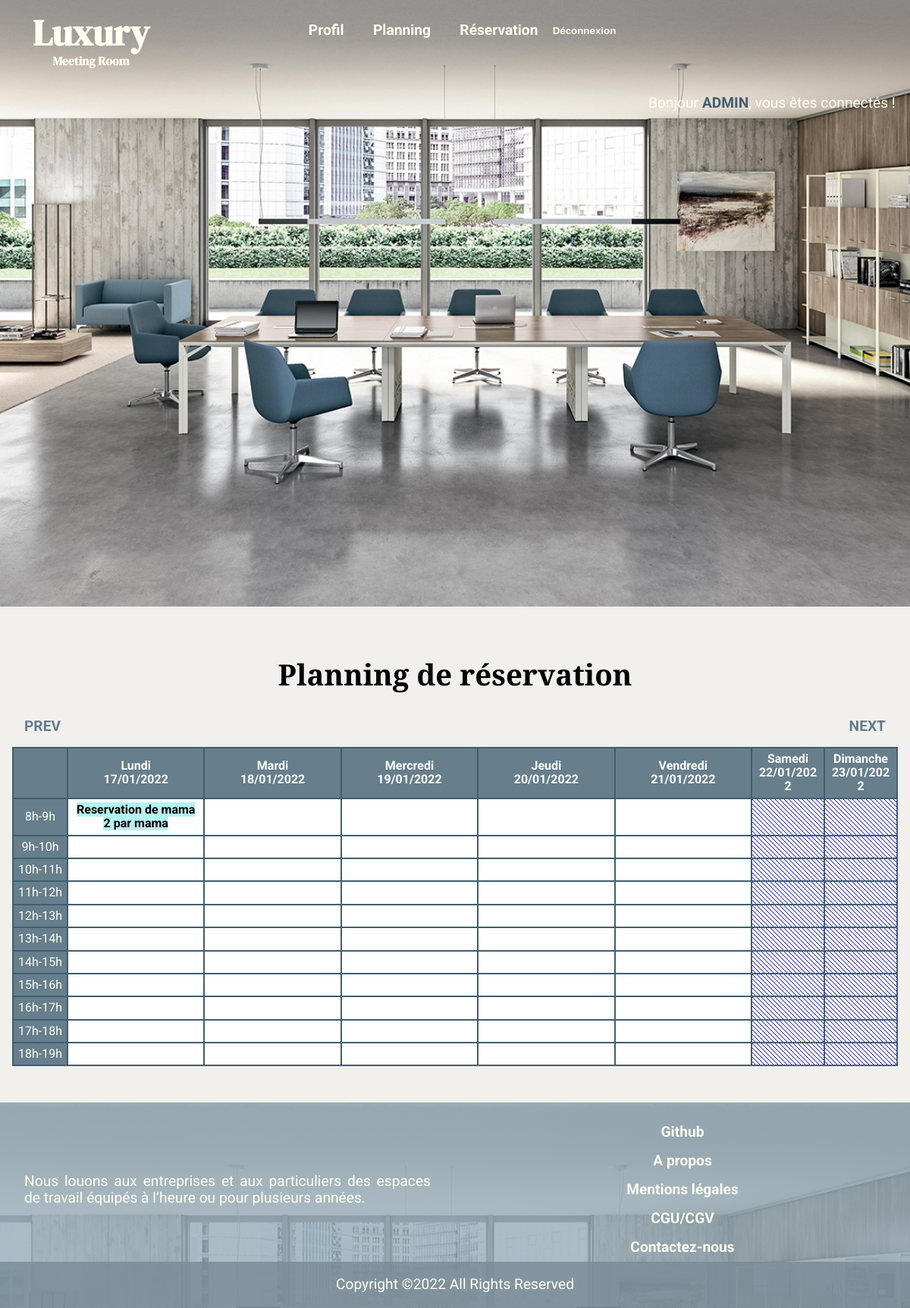
/view/planning.php?week=1 (signed in), run on an earlier commit of the app's database.
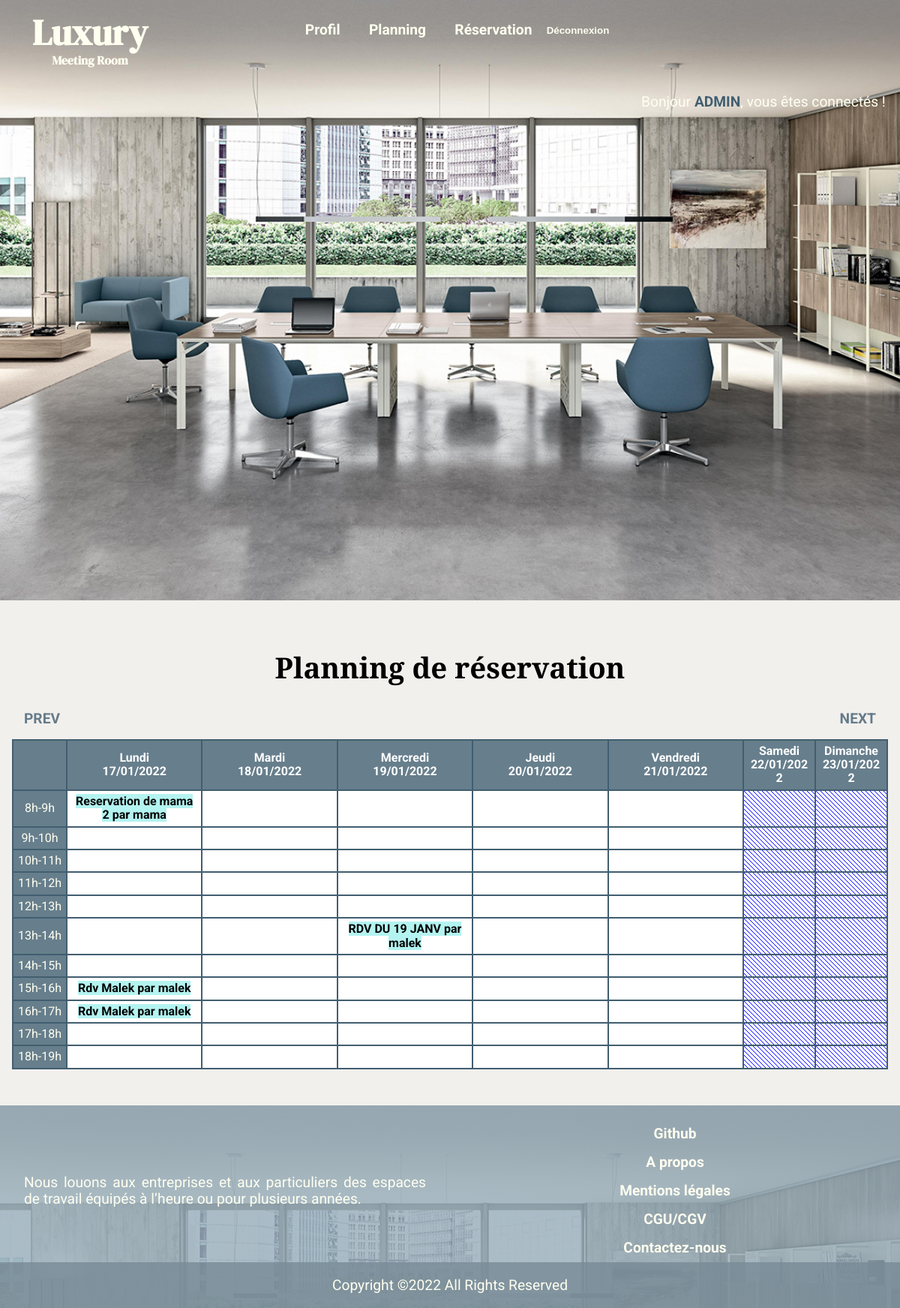
And on a later commit of the database.
### tables this page shows
CREATE TABLE IF NOT EXISTS `reservations` (
  `id` int(11) NOT NULL AUTO_INCREMENT,
  `titre` varchar(255) NOT NULL,
  `description` text NOT NULL,
  `debut` datetime NOT NULL,
  `fin` datetime NOT NULL,
  `id_utilisateur` int(11) NOT NULL,
  PRIMARY KEY (`id`)
);

CREATE TABLE IF NOT EXISTS `utilisateurs` (
  `id` int(11) NOT NULL AUTO_INCREMENT,
  `login` varchar(255) NOT NULL,
  `password` varchar(255) NOT NULL,
  PRIMARY KEY (`id`)
);

### traitements/page-traitement/traitement-planning.php (called while the page is built, shortened)
<?php
require ('bdd.php');
if(isset($_GET['week'])) {
    $week = $_GET['week'];
    if($week>0) {
        $req = mysqli_query($bdd, "SELECT debut, fin, titre, login, reservations.id FROM reservations
        INNER JOIN utilisateurs ON reservations.id_utilisateur = utilisateurs.id WHERE WEEK(debut)=WEEK(NOW() + INTERVAL $week WEEK)");
    }
}
else {
    $req = mysqli_query($bdd, "SELECT debut, fin, titre, login, reservations.id FROM reservations
    INNER JOIN utilisateurs ON reservations.id_utilisateur = utilisateurs.id WHERE WEEK(debut)=WEEK(NOW())");
}
$res = mysqli_fetch_all($req, MYSQLI_ASSOC);
?>

### view/planning.php (the view, shortened to what this page needs)
<?php
require ('../traitements/page-traitement/bdd.php');
require ('../traitements/page-traitement/traitement-planning.php');
?>
<!DOCTYPE html>
<html lang="fr">
    <head>
        <link href="../styles/css/css.css" rel="stylesheet">
    </head>
    <body class="body-inscription">
    <?php require ('require/header.php'); ?>
        <main>
            <section class="section-planning">
                <h2>Planning de réservation</h2>
                <?php
                if(isset($_GET['week'])) {
                    $week = $_GET['week'];
                    echo "<div class='next-prev'><a href='planning.php?week=".($week-1)."'>PREV</a>";
                    echo "<a href='planning.php?week=".($week+1)."'>NEXT</a></div>";
                }
                else {
                    echo "<div class='next-prev'><a href='planning.php?week=-1'>PREV</a>";
                    echo "<a href='planning.php?week=1'>NEXT</a></div>";
                }
                ?>
                <table>
                    <thead>
                        <tr>
                            <th></th>
                        <?php
                        if(isset($_GET['week'])){
                            $date = new DateTime("mon this week $week weeks");
                            echo "<th>Lundi<br>".date("d/m/Y", $date->getTimeStamp())."</th>";
                            $date = new DateTime("tue this week $week weeks");
                            echo "<th>Mardi<br>".date("d/m/Y", $date->getTimeStamp())."</th>";
                            $date = new DateTime("wed this week $week weeks");
                            echo "<th>Mercredi<br>".date("d/m/Y", $date->getTimeStamp())."</th>";
                            $date = new DateTime("thu this week $week weeks");
                            echo "<th>Jeudi<br>".date("d/m/Y", $date->getTimeStamp())."</th>";
                            $date = new DateTime("fri this week $week weeks");
                            echo "<th>Vendredi<br>".date("d/m/Y", $date->getTimeStamp())."</th>";
                            $date = new DateTime("sat this week $week week");
                            echo "<th>Samedi<br>".date("d/m/Y", $date->getTimeStamp())."</th>";
                            $date = new DateTime("sun this week $week weeks");
                            echo "<th>Dimanche<br>".date("d/m/Y", $date->getTimeStamp())."</th>";
                        }?>
                        </tr>
                    </thead>
                    <tbody>
                    <?php
                    for($h=8;$h<19;$h++) {
                        echo "<tr><td>".$h."h-".($h+1)."h</td>";
                        for($c=1;$c<=7; $c++) {
                            echo "<td>";
                            foreach ($res as $value) {
                                $date_debut = strtotime($value['debut']);
                                $day_debut = date('N', $date_debut);
                                $heure_debut = date('H', $date_debut);
                                $date_fin = strtotime($value['fin']);
                                $heure_fin = date('H', $date_fin);
                                $heure_debut = intval($heure_debut);
                                $heure_fin = intval($heure_fin);
                                $id_res = $value['id'];
                                if($day_debut==$c && $heure_debut==$h) {
                                    echo "<a class='lien-reserv' href='reservation.php?id=$id_res'>".$value['titre']." par ".$value['login']."</a>";
                                }
                                elseif ($day_debut==$c && $heure_fin>$h && $heure_debut<$h) {
                                    echo "<a class='lien-reserv' href='reservation.php?id=$id_res'>".$value['titre']." par ".$value['login']."</a>";
                                }
                            }
                            echo "</td>";
                        }
                        echo "</tr>";
                    }
                    ?>
                    </tbody>
                </table>
            </section>
        </main>
        <?php require('require/footer.php'); ?>
    </body>
</html>

What changed in the data, as far as the page shows it:
added reservations: titre "RDV DU 19 JANV", id_utilisateur.login "malek"
added reservations: titre "Rdv Malek", id_utilisateur.login "malek"
